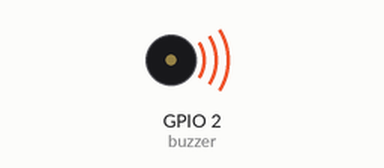
Recording of a sketch running on a simulated ESP32. Shown: buzzer (waves = sounding).

Above: at 1.0 s.
At 3.0 s:
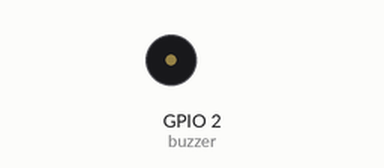
Timing chart, 0 to 5.2 s (numbered marks = the images above):
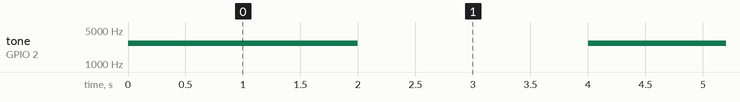

Measured:
- by itself, tone on GPIO 2 (buzzer): alternates 2700 Hz for 2.0 s and silent for 2.0 s

The sketch:

buzzer.ino
```cpp
const int buzzer = 2;
const int freq = 2700;
const int resolution = 8;

void setup() {
  Serial.begin(2000000);
  ledcSetup(0, freq, resolution); //2.7kHz, 8-bit resolution 0-255
  ledcAttachPin(buzzer, 0);
}

void loop() {
  ledcWrite(0, 150);
  delay(2000);
  ledcWrite(0, 0);
  delay(2000);
}
```
